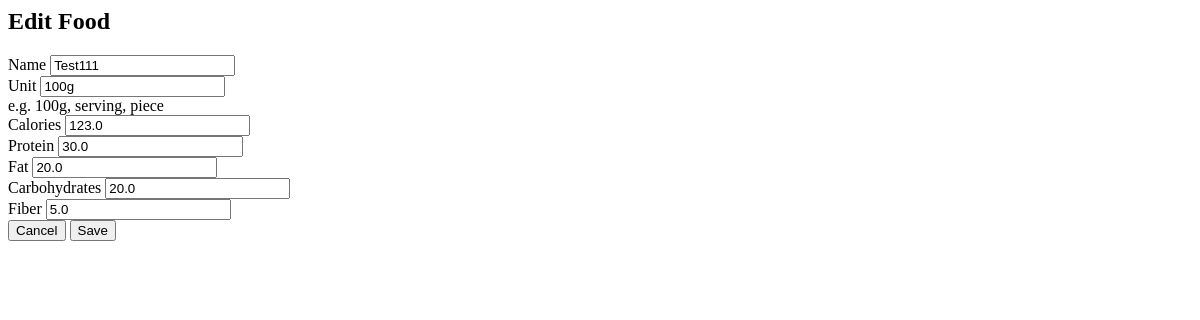
Page /foods/2/edit/ (signed in) on the earlier database version.
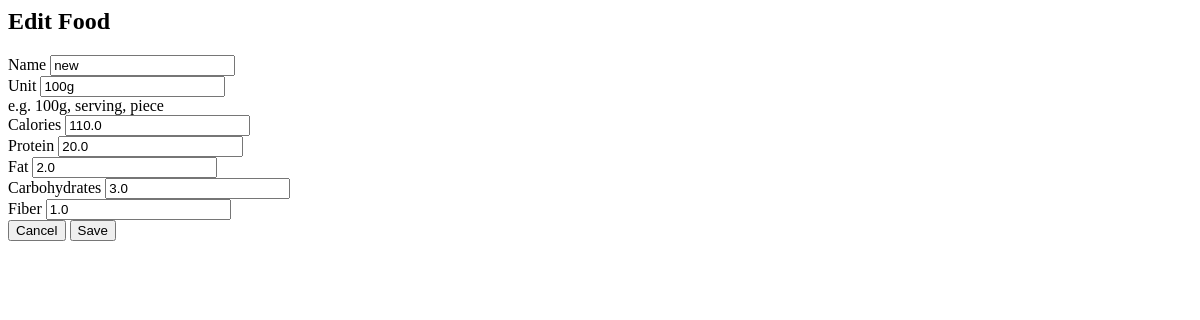
Same page on the later database version.
### tracker/models.py (models this page shows, shortened)
class Food(models.Model):
    user = models.ForeignKey(settings.AUTH_USER_MODEL, on_delete=models.CASCADE, related_name='foods')
    name = models.CharField(max_length=120)
    unit = models.CharField(max_length=30, default='100g', help_text='e.g. 100g, serving, piece')
    calories = models.FloatField()
    protein = models.FloatField(default=0)
    fat = models.FloatField(default=0)
    carbohydrates = models.FloatField(default=0)
    fiber = models.FloatField(default=0)
    created_at = models.DateTimeField(auto_now_add=True)
    class Meta:
        ordering = ['name']
        unique_together = ('user', 'name')

### tracker/api.py (the view)
# urls.py: path('foods/<int:pk>/edit/', api.food_edit, name='food_edit'),
@login_required
def food_edit(request, pk):
    food = get_object_or_404(Food, pk=pk, user=request.user)
    if request.method == 'POST':
        form = FoodForm(request.POST, instance=food)
        if form.is_valid():
            form.save()
            messages.success(request, 'Food updated successfully.')
            return HttpResponse(status=204)
    else:
        form = FoodForm(instance=food)
    return render(
        request,
        'tracker/food_form.html',
        {
            'form': form,
            'title': 'Edit Food',
            'form_action': reverse('food_edit', args=[food.pk])
        }
    )

### tracker/forms.py (shortened to what this page needs)
class FoodForm(BootstrapFormMixin, forms.ModelForm):
    class Meta:
        model = Food
        fields = ['name', 'unit', 'calories', 'protein', 'fat', 'carbohydrates', 'fiber']
        widgets = {
            field: forms.NumberInput(attrs={'step': '0.01'})
            for field in ['calories', 'protein', 'fat', 'carbohydrates', 'fiber']
        }

### tracker/templates/tracker/food_form.html (shortened to what this page needs)
<div class="modal-form">
    <h2 class="h5 mb-4">{{ title }}</h2>
    <form method="post" action="{{ form_action }}" novalidate>
        {% for field in form %}
        <div class="mb-3">
            <label class="form-label" for="{{ field.id_for_label }}">
                {{ field.label }}
            </label>
            {{ field }}
            {% if field.help_text %}
            <div class="form-text">
                {{ field.help_text }}
            </div>
            {% endif %}
        </div>
        {% endfor %}
        <div class="d-flex justify-content-end gap-2 mt-4">
            <button type="button" class="btn btn-outline-secondary" data-bs-dismiss="modal">
                Cancel
            </button>
            <button type="submit" class="btn btn-primary">
                Save
            </button>
        </div>
    </form>
</div>

Differences in the rows shown:
changed Food: name "Test111" → "new"; calories "123.0" → "110.0"; protein "30.0" → "20.0"; fat "20.0" → "2.0"; carbohydrates "20.0" → "3.0"; fiber "5.0" → "1.0"
